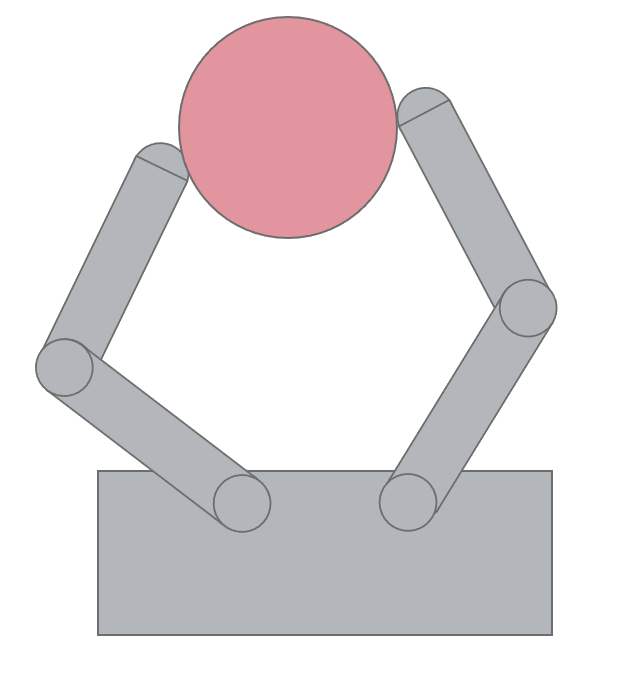
%> input picture week3/images/input_images/hand_object.png, 640 x 692 px
$ octave hough_lines.m   (GNU Octave 9; MATLAB toolbox functions it lacks are replaced by stand-ins)
%> lines starting %> are read from the running program, lines starting %| are printed output that depends on the picture; in (x1, y1, x2, y2) boxes, pixels count from 0 and x2, y2 are one past the last pixel; in counts of white or black regions, pixels touching at a corner belong together; the program's own positions count from 1
clear all;
close all;
clc;

th = 0.25;

I_rgb = imread('input_images/hand_object.png');
%> I_rgb is the input picture: size 692x640x3 uint8; mean R, G, B 229.6, 224.2, 226.1
I = rgb2gray(I_rgb);
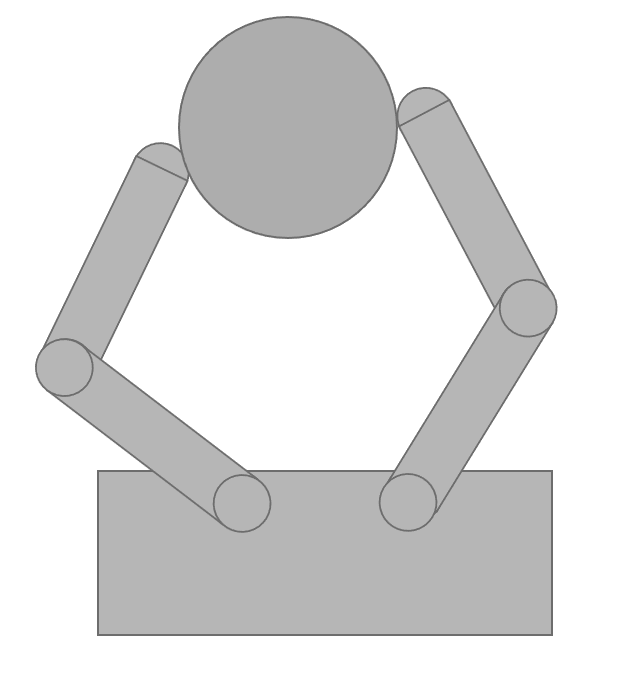
%> I: size 692x640 uint8; min 109, max 255, mean 226
I_edge = edge(I,'sobel',th);
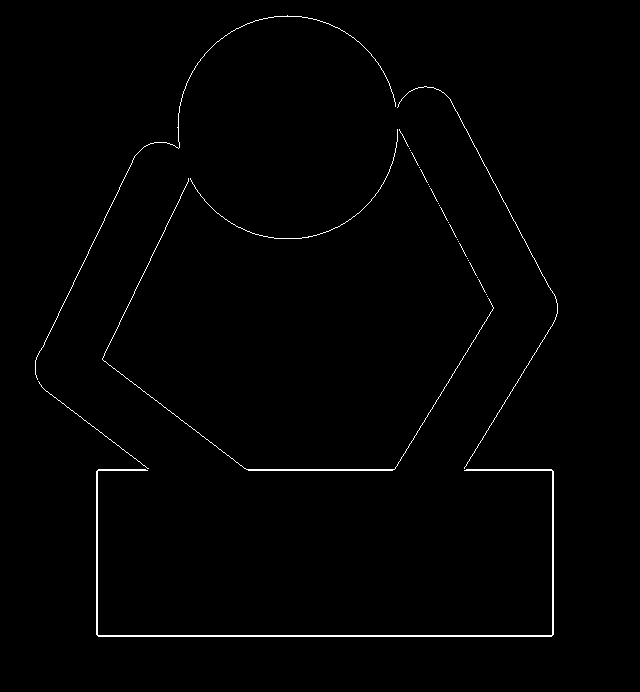
%> I_edge: size 692x640 logical; 0.94% white in thin lines or dots, all inside (x1, y1, x2, y2) = (35, 15, 558, 637)
[H,theta,rho] = hough(I_edge);
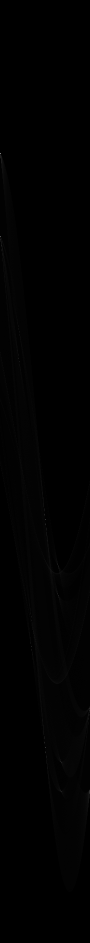
%> H: size 1885x180 double (shown at 1/2 size); min 0, max 456, mean 2.2; drawn with min black and max white
%> theta = 180 values from -90 to 89; rho = 1885 values from -942 to 942
P = houghpeaks(H,20,'threshold',ceil(0.25*max(H(:))));
%> P = [308 1; 473 1; 1495 91; 1040 91; 1293 63; 1133 117; 1191 117; 717 38]

lines = houghlines(I_edge,theta,rho,P,'FillGap',5,'MinLength',50);
%> lines = 10 lines; longest, point1 to point2 (x, y): (98, 636) to (553, 636), (448, 97) to (553, 293), (104, 361) to (250, 471), (553, 471) to (553, 636), (98, 471) to (98, 636), (120, 323) to (189, 182)

figure, imshow(I_rgb), hold on
max_len = 0;
for k = 1:length(lines)
   xy = [lines(k).point1; lines(k).point2];
   plot(xy(:,1),xy(:,2),'LineWidth',2,'Color','green');

   % Plot beginnings and ends of lines
   plot(xy(1,1),xy(1,2),'x','LineWidth',2,'Color','yellow');
   plot(xy(2,1),xy(2,2),'x','LineWidth',2,'Color','red');

   % Determine the endpoints of the longest line segment
   len = norm(lines(k).point1 - lines(k).point2);
   if ( len > max_len)
      max_len = len;
      xy_long = xy;
   end
end
%> this loop made 10 passes
%> (len, max_len, xy_long) on pass 1: (455, 455, [98 636; 553 636])
%> (xy, len) on passes 2 to 7: ([98 471; 148 471], 50), ([249 471; 393 471], 144), ([465 471; 553 471], 88), ([553 471; 553 636], 165), ([98 471; 98 636], 165), ([448 97; 553 293], 222.4)
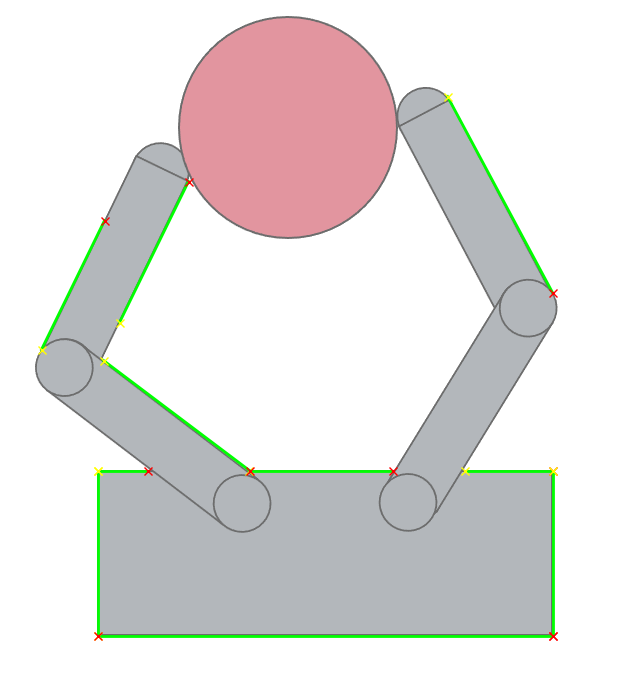
%> figure redrawn from the program's plot data

%imwrite(I_edge,"output_images/hand_lines.jpeg");

$ run again, with week3/images/input_images/building.jpeg saved as week3/images/input_images/hand_object.png
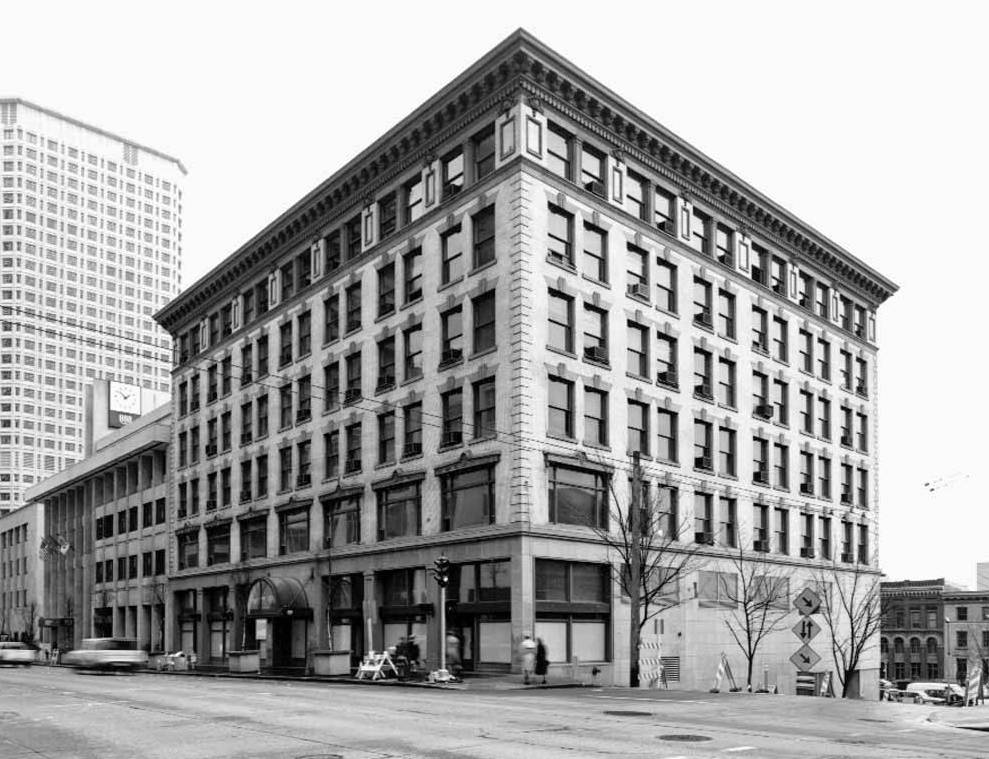
%> input picture week3/images/input_images/building.jpeg, 989 x 759 px
%> I_rgb is the input picture: size 759x989 uint8; min 0, max 255, mean 165.6
%> `I_edge = edge(I,'sobel',th);`:
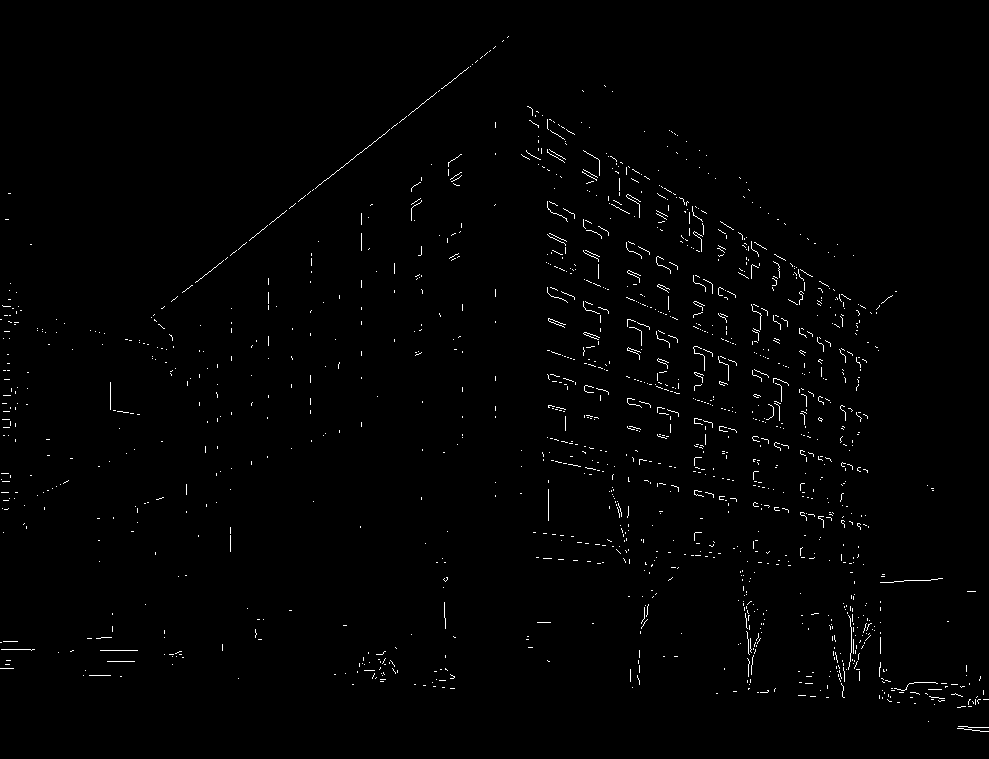
%> I_edge: size 759x989 logical; 0.98% white in thin lines or dots
%> theta = 180 values from -90 to 89; rho = 2493 values from -1246 to 1246
%> P = 20 rows, first 12: [1589 143; 1428 32; 1187 23; 1051 18; 912 13; 1268 26; 944 14; 1133 21; 1318 28; 2077 89; 1083 19; 1218 24]
%> lines = 1 line; point1 to point2 (x, y): (387, 133) to (183, 293)
%> the loop `for k = 1:length(lines)` made 1 pass
%> (len, max_len, xy_long) on pass 1: (259.3, 259.3, [387 133; 183 293])
%> after the loop `for k = 1:length(lines)`:
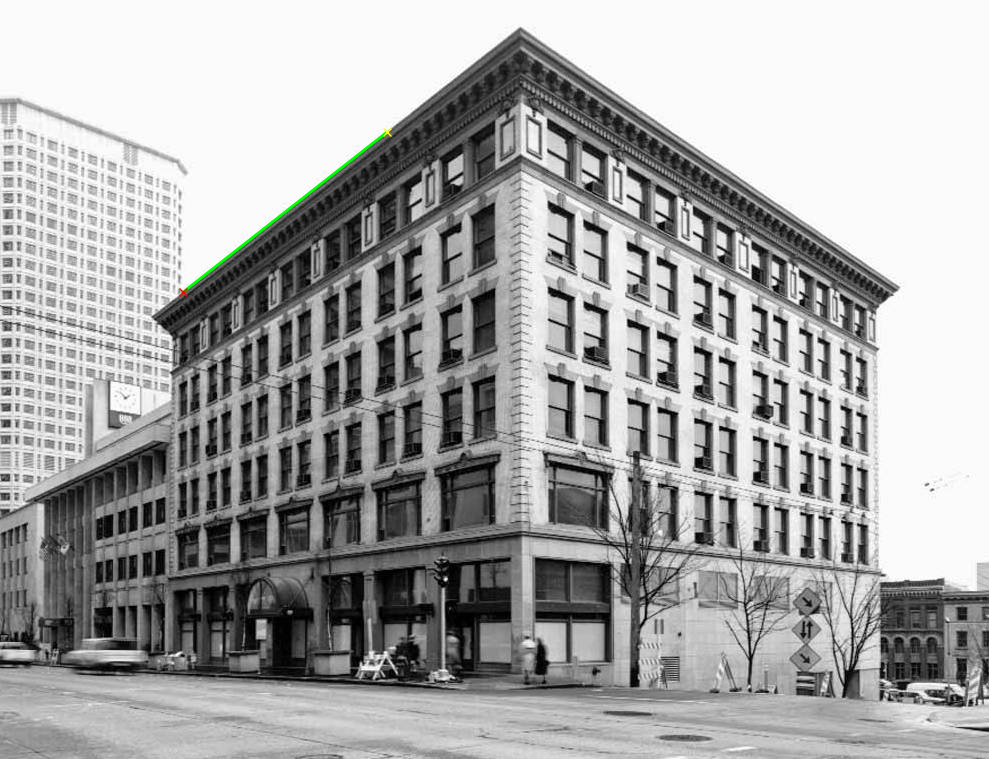
%> figure redrawn from the program's plot data
